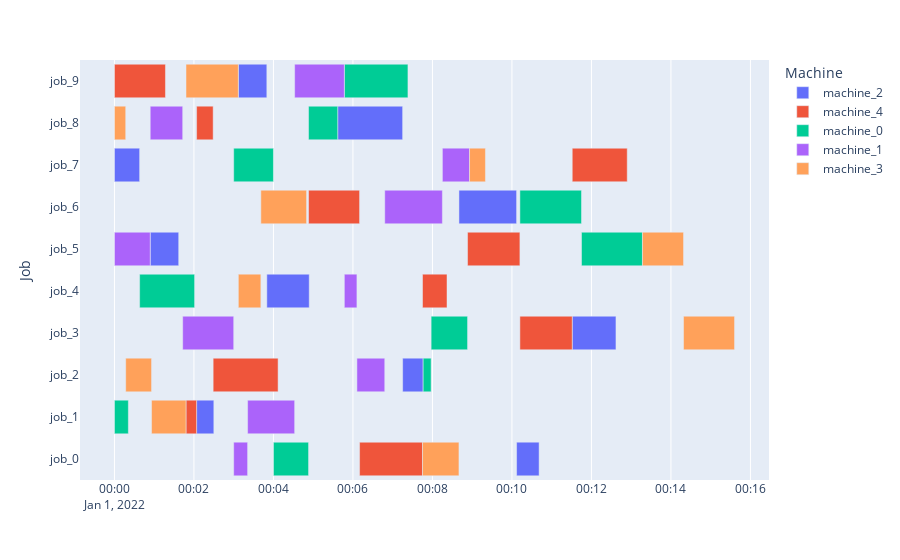

Notebook code for this chart:
### Code cell
trainer.load_checkpoint('/Users/felix/sciebo/masterarbeit/progra/model-based_rl/ppo/checkpoint-4')
import numpy as np
#trainer.save_checkpoint("ppo")
episode_reward = 0
#env=jssp_light_obs_wrapper_multi_instances(instances_list=[inst])
#env=jssp_light_obs_wrapper_no_action_mask(jssp_light_obs_wrapper_multi_instances(instances_list=[inst]))
env=env_creator("s")
done = False
obs = env.reset()
iterations=0


while not done:
    policy = trainer.get_policy()
    action, _, info = policy.compute_single_action(obs)
    logits = info['action_dist_inputs']
    action_mask = env.get_legal_actions().astype(np.float32)
    action_mask[action_mask==0] = - np.inf
    probs=np.multiply(logits,action_mask)
    probs[probs==np.inf]=-np.inf
    best_action_id = probs.argmax()  # deterministic
    #best_action_id = logits.argmax()
    #best_action_id = trainer.compute_single_action(obs)
    obs, reward, done, info = env.step(best_action_id)
    episode_reward += reward
    iterations += 1
env.render()
print(best_action_id)
print(iterations)
print(reward)

### Figure 1 — Plotly figure (JSON) as saved in the notebook; plotly's stock layout.template omitted (floating-point values rounded to 4 significant figures)
{"data": [{"alignmentgroup": "True", "base": ["2022-01-01T00:10:07", "2022-01-01T00:02:04", "2022-01-01T00:07:15", "2022-01-01T00:11:31", "2022-01-01T00:03:50", "2022-01-01T00:00:54", "2022-01-01T00:08:40", "2022-01-01T00:00:00", "2022-01-01T00:05:37", "2022-01-01T00:03:07"], "hovertemplate": "Machine=machine_2<br>Start=%{base}<br>Finish=%{x}<br>Job=%{y}<extra></extra>", "legendgroup": "machine_2", "marker": {"color": "#636efa", "pattern": {"shape": ""}}, "name": "machine_2", "offsetgroup": "machine_2", "orientation": "h", "showlegend": true, "textposition": "auto", "type": "bar", "x": [34000, 26000, 31000, 66000, 64000, 43000, 87000, 38000, 98000, 43000], "xaxis": "x", "y": ["job_0", "job_1", "job_2", "job_3", "job_4", "job_5", "job_6", "job_7", "job_8", "job_9"], "yaxis": "y"}, {"alignmentgroup": "True", "base": ["2022-01-01T00:06:10", "2022-01-01T00:01:48", "2022-01-01T00:02:29", "2022-01-01T00:10:12", "2022-01-01T00:07:45", "2022-01-01T00:08:53", "2022-01-01T00:04:53", "2022-01-01T00:11:31", "2022-01-01T00:02:04", "2022-01-01T00:00:00"], "hovertemplate": "Machine=machine_4<br>Start=%{base}<br>Finish=%{x}<br>Job=%{y}<extra></extra>", "legendgroup": "machine_4", "marker": {"color": "#EF553B", "pattern": {"shape": ""}}, "name": "machine_4", "offsetgroup": "machine_4", "orientation": "h", "showlegend": true, "textposition": "auto", "type": "bar", "x": [95000, 16000, 98000, 79000, 37000, 79000, 77000, 83000, 25000, 77000], "xaxis": "x", "y": ["job_0", "job_1", "job_2", "job_3", "job_4", "job_5", "job_6", "job_7", "job_8", "job_9"], "yaxis": "y"}, {"alignmentgroup": "True", "base": ["2022-01-01T00:04:00", "2022-01-01T00:00:00", "2022-01-01T00:07:46", "2022-01-01T00:07:58", "2022-01-01T00:00:38", "2022-01-01T00:11:45", "2022-01-01T00:10:12", "2022-01-01T00:03:00", "2022-01-01T00:04:53", "2022-01-01T00:05:47"], "hovertemplate": "Machine=machine_0<br>Start=%{base}<br>Finish=%{x}<br>Job=%{y}<extra></extra>", "legendgroup": "machine_0", "marker": {"color": "#00cc96", "pattern": {"shape": ""}}, "name": "machine_0", "offsetgroup": "machine_0", "orientation": "h", "showlegend": true, "textposition": "auto", "type": "bar", "x": [53000, 21000, 12000, 55000, 83000, 92000, 93000, 60000, 44000, 96000], "xaxis": "x", "y": ["job_0", "job_1", "job_2", "job_3", "job_4", "job_5", "job_6", "job_7", "job_8", "job_9"], "yaxis": "y"}, {"alignmentgroup": "True", "base": ["2022-01-01T00:03:00", "2022-01-01T00:03:21", "2022-01-01T00:06:06", "2022-01-01T00:01:43", "2022-01-01T00:05:47", "2022-01-01T00:00:00", "2022-01-01T00:06:48", "2022-01-01T00:08:15", "2022-01-01T00:00:54", "2022-01-01T00:04:32"], "hovertemplate": "Machine=machine_1<br>Start=%{base}<br>Finish=%{x}<br>Job=%{y}<extra></extra>", "legendgroup": "machine_1", "marker": {"color": "#ab63fa", "pattern": {"shape": ""}}, "name": "machine_1", "offsetgroup": "machine_1", "orientation": "h", "showlegend": true, "textposition": "auto", "type": "bar", "x": [21000, 71000, 42000, 77000, 19000, 54000, 87000, 41000, 49000, 75000], "xaxis": "x", "y": ["job_0", "job_1", "job_2", "job_3", "job_4", "job_5", "job_6", "job_7", "job_8", "job_9"], "yaxis": "y"}, {"alignmentgroup": "True", "base": ["2022-01-01T00:07:45", "2022-01-01T00:00:56", "2022-01-01T00:00:17", "2022-01-01T00:14:19", "2022-01-01T00:03:07", "2022-01-01T00:13:17", "2022-01-01T00:03:41", "2022-01-01T00:08:56", "2022-01-01T00:00:00", "2022-01-01T00:01:48"], "hovertemplate": "Machine=machine_3<br>Start=%{base}<br>Finish=%{x}<br>Job=%{y}<extra></extra>", "legendgroup": "machine_3", "marker": {"color": "#FFA15A", "pattern": {"shape": ""}}, "name": "machine_3", "offsetgroup": "machine_3", "orientation": "h", "showlegend": true, "textposition": "auto", "type": "bar", "x": [55000, 52000, 39000, 77000, 34000, 62000, 69000, 24000, 17000, 79000], "xaxis": "x", "y": ["job_0", "job_1", "job_2", "job_3", "job_4", "job_5", "job_6", "job_7", "job_8", "job_9"], "yaxis": "y"}], "layout": {"barmode": "overlay", "legend": {"title": {"text": "Machine"}, "tracegroupgap": 0}, "margin": {"t": 60}, "xaxis": {"anchor": "y", "domain": [0, 1], "type": "date"}, "yaxis": {"anchor": "x", "domain": [0, 1], "title": {"text": "Job"}}}}
